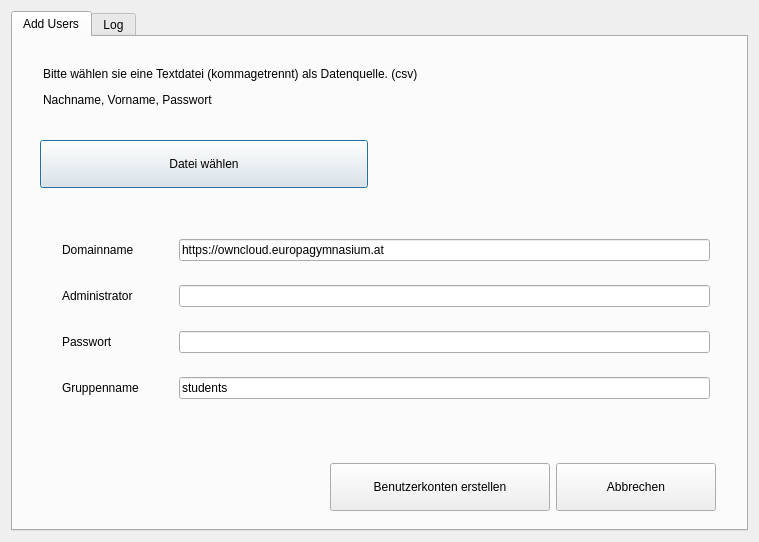
<?xml version="1.0" encoding="UTF-8"?>
<ui version="4.0">
 <author>Xapient</author>
 <class>Dialog</class>
 <widget class="QDialog" name="Dialog">
  <property name="geometry">
   <rect>
    <x>0</x>
    <y>0</y>
    <width>759</width>
    <height>526</height>
   </rect>
  </property>
  <property name="sizePolicy">
   <sizepolicy hsizetype="Preferred" vsizetype="Preferred">
    <horstretch>0</horstretch>
    <verstretch>0</verstretch>
   </sizepolicy>
  </property>
  <property name="windowTitle">
   <string>NextCloud Users</string>
  </property>
  <property name="autoFillBackground">
   <bool>false</bool>
  </property>
  <property name="sizeGripEnabled">
   <bool>false</bool>
  </property>
  <property name="modal">
   <bool>false</bool>
  </property>
  <layout class="QVBoxLayout" name="verticalLayout_8">
   <item>
    <widget class="QTabWidget" name="tabWidget">
     <property name="font">
      <font>
       <family>Ubuntu</family>
       <weight>50</weight>
       <bold>false</bold>
      </font>
     </property>
     <property name="toolTipDuration">
      <number>-1</number>
     </property>
     <property name="whatsThis">
      <string/>
     </property>
     <property name="accessibleName">
      <string/>
     </property>
     <property name="tabShape">
      <enum>QTabWidget::Rounded</enum>
     </property>
     <property name="currentIndex">
      <number>0</number>
     </property>
     <widget class="QWidget" name="tab">
      <attribute name="icon">
       <iconset>
        <normaloff>pixmaps/add.png</normaloff>pixmaps/add.png</iconset>
      </attribute>
      <attribute name="title">
       <string>Add Users</string>
      </attribute>
      <layout class="QVBoxLayout" name="verticalLayout_2">
       <item>
        <widget class="QWidget" name="widget_6" native="true">
         <layout class="QHBoxLayout" name="horizontalLayout_9">
          <item>
           <widget class="QLabel" name="infolabel_2">
            <property name="font">
             <font>
              <weight>50</weight>
              <bold>false</bold>
             </font>
            </property>
            <property name="text">
             <string>&lt;html&gt;&lt;head/&gt;&lt;body&gt;&lt;p&gt;Bitte wählen sie eine Textdatei (kommagetrennt) als Datenquelle. (csv)&lt;/p&gt;&lt;p&gt;Nachname, Vorname, Passwort&lt;/p&gt;&lt;/body&gt;&lt;/html&gt;</string>
            </property>
            <property name="alignment">
             <set>Qt::AlignLeading|Qt::AlignLeft|Qt::AlignTop</set>
            </property>
            <property name="wordWrap">
             <bool>true</bool>
            </property>
            <property name="indent">
             <number>12</number>
            </property>
           </widget>
          </item>
          <item>
           <widget class="QLabel" name="label_9">
            <property name="sizePolicy">
             <sizepolicy hsizetype="Preferred" vsizetype="Preferred">
              <horstretch>0</horstretch>
              <verstretch>0</verstretch>
             </sizepolicy>
            </property>
            <property name="maximumSize">
             <size>
              <width>64</width>
              <height>64</height>
             </size>
            </property>
            <property name="text">
             <string/>
            </property>
            <property name="pixmap">
             <pixmap>pixmaps/cloudusers.png</pixmap>
            </property>
           </widget>
          </item>
         </layout>
        </widget>
       </item>
       <item>
        <widget class="QWidget" name="widget_2" native="true">
         <layout class="QHBoxLayout" name="horizontalLayout">
          <item>
           <widget class="QWidget" name="widget_3" native="true">
            <layout class="QVBoxLayout" name="verticalLayout_5">
             <item>
              <widget class="QPushButton" name="pickfile">
               <property name="minimumSize">
                <size>
                 <width>0</width>
                 <height>48</height>
                </size>
               </property>
               <property name="text">
                <string>Datei wählen</string>
               </property>
               <property name="icon">
                <iconset>
                 <normaloff>pixmaps/quickopen-file.png</normaloff>pixmaps/quickopen-file.png</iconset>
               </property>
               <property name="iconSize">
                <size>
                 <width>32</width>
                 <height>32</height>
                </size>
               </property>
              </widget>
             </item>
            </layout>
           </widget>
          </item>
          <item>
           <widget class="QWidget" name="widget_4" native="true">
            <layout class="QVBoxLayout" name="verticalLayout_4">
             <item>
              <widget class="QLabel" name="filename">
               <property name="text">
                <string/>
               </property>
              </widget>
             </item>
            </layout>
           </widget>
          </item>
         </layout>
        </widget>
       </item>
       <item>
        <widget class="QWidget" name="widget" native="true">
         <layout class="QHBoxLayout" name="horizontalLayout_2">
          <item>
           <widget class="QWidget" name="widget_5" native="true">
            <layout class="QVBoxLayout" name="verticalLayout_6">
             <item>
              <widget class="QWidget" name="widget_8" native="true">
               <layout class="QHBoxLayout" name="horizontalLayout_4">
                <item>
                 <widget class="QLabel" name="label_2">
                  <property name="maximumSize">
                   <size>
                    <width>35</width>
                    <height>16777215</height>
                   </size>
                  </property>
                  <property name="text">
                   <string/>
                  </property>
                  <property name="pixmap">
                   <pixmap>pixmaps/compass.png</pixmap>
                  </property>
                 </widget>
                </item>
                <item>
                 <widget class="QLabel" name="label_3">
                  <property name="minimumSize">
                   <size>
                    <width>111</width>
                    <height>0</height>
                   </size>
                  </property>
                  <property name="maximumSize">
                   <size>
                    <width>111</width>
                    <height>16777215</height>
                   </size>
                  </property>
                  <property name="text">
                   <string>Domainname</string>
                  </property>
                 </widget>
                </item>
                <item>
                 <widget class="QLineEdit" name="domain">
                  <property name="text">
                   <string>https://owncloud.europagymnasium.at</string>
                  </property>
                 </widget>
                </item>
               </layout>
              </widget>
             </item>
             <item>
              <widget class="QWidget" name="widget_9" native="true">
               <layout class="QHBoxLayout" name="horizontalLayout_7">
                <item>
                 <widget class="QLabel" name="label_6">
                  <property name="maximumSize">
                   <size>
                    <width>35</width>
                    <height>16777215</height>
                   </size>
                  </property>
                  <property name="pixmap">
                   <pixmap>pixmaps/security.png</pixmap>
                  </property>
                 </widget>
                </item>
                <item>
                 <widget class="QLabel" name="label_4">
                  <property name="minimumSize">
                   <size>
                    <width>111</width>
                    <height>0</height>
                   </size>
                  </property>
                  <property name="maximumSize">
                   <size>
                    <width>111</width>
                    <height>16777215</height>
                   </size>
                  </property>
                  <property name="text">
                   <string>Administrator</string>
                  </property>
                 </widget>
                </item>
                <item>
                 <widget class="QLineEdit" name="admin"/>
                </item>
               </layout>
              </widget>
             </item>
             <item>
              <widget class="QWidget" name="widget_10" native="true">
               <layout class="QHBoxLayout" name="horizontalLayout_6">
                <item>
                 <widget class="QLabel" name="label_7">
                  <property name="maximumSize">
                   <size>
                    <width>35</width>
                    <height>16777215</height>
                   </size>
                  </property>
                  <property name="pixmap">
                   <pixmap>pixmaps/network-wired-symbolic.png</pixmap>
                  </property>
                 </widget>
                </item>
                <item>
                 <widget class="QLabel" name="label_5">
                  <property name="minimumSize">
                   <size>
                    <width>111</width>
                    <height>0</height>
                   </size>
                  </property>
                  <property name="maximumSize">
                   <size>
                    <width>111</width>
                    <height>16777215</height>
                   </size>
                  </property>
                  <property name="text">
                   <string>Passwort</string>
                  </property>
                 </widget>
                </item>
                <item>
                 <widget class="QLineEdit" name="password">
                  <property name="echoMode">
                   <enum>QLineEdit::Password</enum>
                  </property>
                 </widget>
                </item>
               </layout>
              </widget>
             </item>
             <item>
              <widget class="QWidget" name="widget_11" native="true">
               <layout class="QHBoxLayout" name="horizontalLayout_5">
                <item>
                 <widget class="QLabel" name="label_8">
                  <property name="maximumSize">
                   <size>
                    <width>35</width>
                    <height>16777215</height>
                   </size>
                  </property>
                  <property name="pixmap">
                   <pixmap>pixmaps/tag.png</pixmap>
                  </property>
                 </widget>
                </item>
                <item>
                 <widget class="QLabel" name="label">
                  <property name="minimumSize">
                   <size>
                    <width>111</width>
                    <height>0</height>
                   </size>
                  </property>
                  <property name="maximumSize">
                   <size>
                    <width>111</width>
                    <height>16777215</height>
                   </size>
                  </property>
                  <property name="text">
                   <string>Gruppenname</string>
                  </property>
                 </widget>
                </item>
                <item>
                 <widget class="QLineEdit" name="group">
                  <property name="text">
                   <string>students</string>
                  </property>
                  <property name="alignment">
                   <set>Qt::AlignLeading|Qt::AlignLeft|Qt::AlignVCenter</set>
                  </property>
                 </widget>
                </item>
               </layout>
              </widget>
             </item>
            </layout>
           </widget>
          </item>
         </layout>
        </widget>
       </item>
       <item>
        <widget class="QLabel" name="errorlabel">
         <property name="text">
          <string/>
         </property>
         <property name="alignment">
          <set>Qt::AlignRight|Qt::AlignTrailing|Qt::AlignVCenter</set>
         </property>
         <property name="indent">
          <number>20</number>
         </property>
        </widget>
       </item>
       <item>
        <widget class="QWidget" name="widget_7" native="true">
         <layout class="QHBoxLayout" name="horizontalLayout_3">
          <item>
           <spacer name="horizontalSpacer">
            <property name="orientation">
             <enum>Qt::Horizontal</enum>
            </property>
            <property name="sizeHint" stdset="0">
             <size>
              <width>40</width>
              <height>20</height>
             </size>
            </property>
           </spacer>
          </item>
          <item>
           <widget class="QPushButton" name="start">
            <property name="minimumSize">
             <size>
              <width>220</width>
              <height>48</height>
             </size>
            </property>
            <property name="maximumSize">
             <size>
              <width>200</width>
              <height>16777215</height>
             </size>
            </property>
            <property name="text">
             <string>Benutzerkonten erstellen</string>
            </property>
            <property name="icon">
             <iconset>
              <normaloff>pixmaps/appicon.png</normaloff>pixmaps/appicon.png</iconset>
            </property>
           </widget>
          </item>
          <item>
           <widget class="QPushButton" name="exit">
            <property name="minimumSize">
             <size>
              <width>160</width>
              <height>48</height>
             </size>
            </property>
            <property name="maximumSize">
             <size>
              <width>200</width>
              <height>16777215</height>
             </size>
            </property>
            <property name="text">
             <string>Abbrechen</string>
            </property>
            <property name="icon">
             <iconset>
              <normaloff>pixmaps/window-close.png</normaloff>pixmaps/window-close.png</iconset>
            </property>
           </widget>
          </item>
          <item>
           <spacer name="horizontalSpacer_2">
            <property name="orientation">
             <enum>Qt::Horizontal</enum>
            </property>
            <property name="sizeType">
             <enum>QSizePolicy::Fixed</enum>
            </property>
            <property name="sizeHint" stdset="0">
             <size>
              <width>12</width>
              <height>20</height>
             </size>
            </property>
           </spacer>
          </item>
         </layout>
        </widget>
       </item>
      </layout>
     </widget>
     <widget class="QWidget" name="tab_3">
      <attribute name="icon">
       <iconset>
        <normaloff>pixmaps/log.png</normaloff>pixmaps/log.png</iconset>
      </attribute>
      <attribute name="title">
       <string>Log</string>
      </attribute>
      <layout class="QVBoxLayout" name="verticalLayout_7">
       <item>
        <widget class="QWidget" name="widget_12" native="true">
         <layout class="QHBoxLayout" name="horizontalLayout_8">
          <item>
           <widget class="QTextBrowser" name="processlog"/>
          </item>
         </layout>
        </widget>
       </item>
      </layout>
     </widget>
    </widget>
   </item>
  </layout>
 </widget>
 <resources/>
 <connections/>
</ui>
